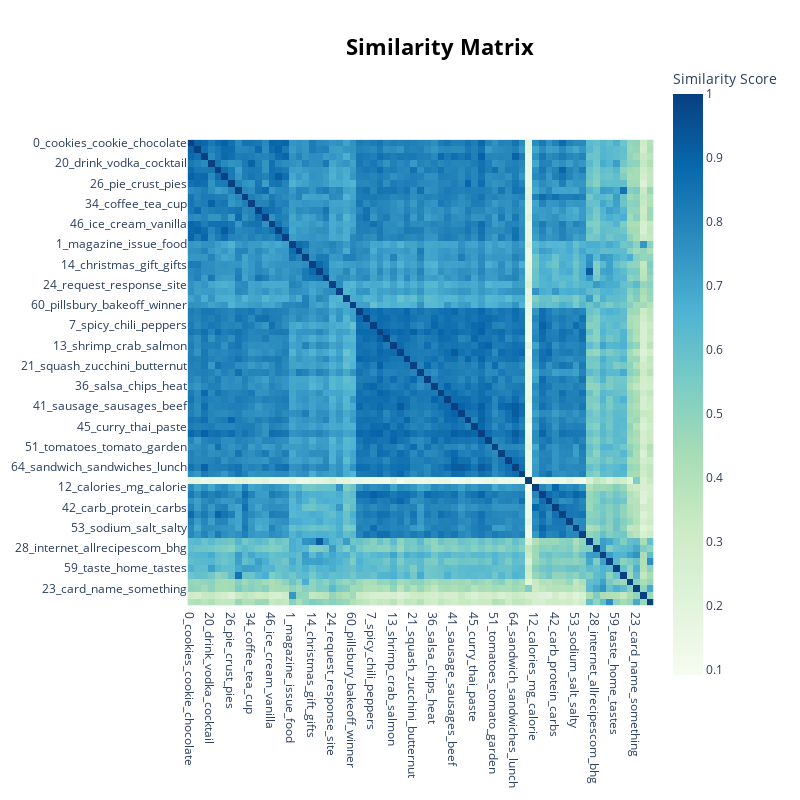

Here is the notebook cell this chart was saved with:
### Code cell
topic_model.visualize_heatmap(n_clusters=7)

### Figure 1 — Plotly figure (JSON) as saved in the notebook; plotly's stock layout.template omitted (floating-point values rounded to 4 significant figures; data arrays with more than 128 entries replaced by an {"elided": "..."} marker saying what was removed)
{"data": [{"coloraxis": "coloraxis", "hovertemplate": "x: %{x}<br>y: %{y}<br>Similarity Score: %{z}<extra></extra>", "name": "0", "type": "heatmap", "x": ["0_cookies_cookie_chocolate", "4_cake_frosting_cheesecake", "9_bread_loaf_machine", "20_drink_vodka_cocktail", "22_strawberries_blueberries...", "25_muffins_muffin_bran", "26_pie_crust_pies", "31_dish_side_dishes", "32_ingredients_hand_taste", "34_coffee_tea_cup", "37_dessert_summer_desert", "40_breakfast_brunch_lunch", "46_ice_cream_vanilla", "54_pancakes_pancake_waffles", "63_biscuits_biscuit_dough", "1_magazine_issue_food", "2_cookbook_cookbooks_book", "8_chef_restaurant_show", "14_christmas_gift_gifts", "16_husband_mother_family", "17_party_parties_appetizer", "24_request_response_site", "33_points_watchers_weight", "56_paula_deen_deens", "60_pillsbury_bakeoff_winner", "3_soup_soups_hearty", "5_salad_dressing_summer", "7_spicy_chili_peppers", "10_potatoes_potato_sweet", "11_rice_dish_grain", "13_shrimp_crab_salmon", "18_pork_chops_tenderloin", "19_pasta_spaghetti_noodles", "21_squash_zucchini_butternut", "30_crock_pot_crockpot", "35_mushrooms_mushroom_button", "36_salsa_chips_heat", "38_beans_bean_lima", "39_tacos_tortilla_burritos", "41_sausage_sausages_beef", "43_burger_burgers_hamburger", "44_pizza_crust_pizzas", "45_curry_thai_paste", "49_cheese_cheddar_cheeses", "50_tuna_salad_sandwich", "51_tomatoes_tomato_garden", "55_turkey_stuffing_leftover", "57_meatballs_meatball_sauce", "64_sandwich_sandwiches_lunch", "68_steak_steaks_meat", "6_yum_kidspots_yumo", "12_calories_mg_calorie", "27_parsley_vinegar_garlic", "29_marinade_marinating_chic...", "42_carb_protein_carbs", "47_nuts_walnuts_pecans", "52_vegan_vegans_vegetarians", "53_sodium_salt_salty", "66_asparagus_spring_combina...", "15_family_years_friend", "28_internet_allrecipescom_bhg", "48_giada_laurentiis_de", "58_winter_weather_summer", "59_taste_home_tastes", "61_dish_sling_dishe", "65_zwt_alleasyrecipescom_gr...", "23_card_name_something", "62_magazine_digs_alaskaoutd...", "67_march_years_light"], "xaxis": "x", "y": ["0_cookies_cookie_chocolate", "4_cake_frosting_cheesecake", "9_bread_loaf_machine", "20_drink_vodka_cocktail", "22_strawberries_blueberries...", "25_muffins_muffin_bran", "26_pie_crust_pies", "31_dish_side_dishes", "32_ingredients_hand_taste", "34_coffee_tea_cup", "37_dessert_summer_desert", "40_breakfast_brunch_lunch", "46_ice_cream_vanilla", "54_pancakes_pancake_waffles", "63_biscuits_biscuit_dough", "1_magazine_issue_food", "2_cookbook_cookbooks_book", "8_chef_restaurant_show", "14_christmas_gift_gifts", "16_husband_mother_family", "17_party_parties_appetizer", "24_request_response_site", "33_points_watchers_weight", "56_paula_deen_deens", "60_pillsbury_bakeoff_winner", "3_soup_soups_hearty", "5_salad_dressing_summer", "7_spicy_chili_peppers", "10_potatoes_potato_sweet", "11_rice_dish_grain", "13_shrimp_crab_salmon", "18_pork_chops_tenderloin", "19_pasta_spaghetti_noodles", "21_squash_zucchini_butternut", "30_crock_pot_crockpot", "35_mushrooms_mushroom_button", "36_salsa_chips_heat", "38_beans_bean_lima", "39_tacos_tortilla_burritos", "41_sausage_sausages_beef", "43_burger_burgers_hamburger", "44_pizza_crust_pizzas", "45_curry_thai_paste", "49_cheese_cheddar_cheeses", "50_tuna_salad_sandwich", "51_tomatoes_tomato_garden", "55_turkey_stuffing_leftover", "57_meatballs_meatball_sauce", "64_sandwich_sandwiches_lunch", "68_steak_steaks_meat", "6_yum_kidspots_yumo", "12_calories_mg_calorie", "27_parsley_vinegar_garlic", "29_marinade_marinating_chic...", "42_carb_protein_carbs", "47_nuts_walnuts_pecans", "52_vegan_vegans_vegetarians", "53_sodium_salt_salty", "66_asparagus_spring_combina...", "15_family_years_friend", "28_internet_allrecipescom_bhg", "48_giada_laurentiis_de", "58_winter_weather_summer", "59_taste_home_tastes", "61_dish_sling_dishe", "65_zwt_alleasyrecipescom_gr...", "23_card_name_something", "62_magazine_digs_alaskaoutd...", "67_march_years_light"], "yaxis": "y", "z": {"elided": "69x69 float values"}}], "layout": {"coloraxis": {"colorbar": {"title": {"text": "Similarity Score"}}, "colorscale": [[0, "rgb(247,252,240)"], [0.125, "rgb(224,243,219)"], [0.25, "rgb(204,235,197)"], [0.375, "rgb(168,221,181)"], [0.5, "rgb(123,204,196)"], [0.625, "rgb(78,179,211)"], [0.75, "rgb(43,140,190)"], [0.875, "rgb(8,104,172)"], [1, "rgb(8,64,129)"]]}, "height": 800, "hoverlabel": {"bgcolor": "white", "font": {"family": "Rockwell", "size": 16}}, "legend": {"title": {"text": "Trend"}}, "margin": {"t": 60}, "showlegend": true, "title": {"font": {"color": "Black", "size": 22}, "text": "<b>Similarity Matrix</b>", "x": 0.55, "xanchor": "center", "y": 0.95, "yanchor": "top"}, "width": 800, "xaxis": {"anchor": "y", "constrain": "domain", "domain": [0, 1], "scaleanchor": "y"}, "yaxis": {"anchor": "x", "autorange": "reversed", "constrain": "domain", "domain": [0, 1]}}}
